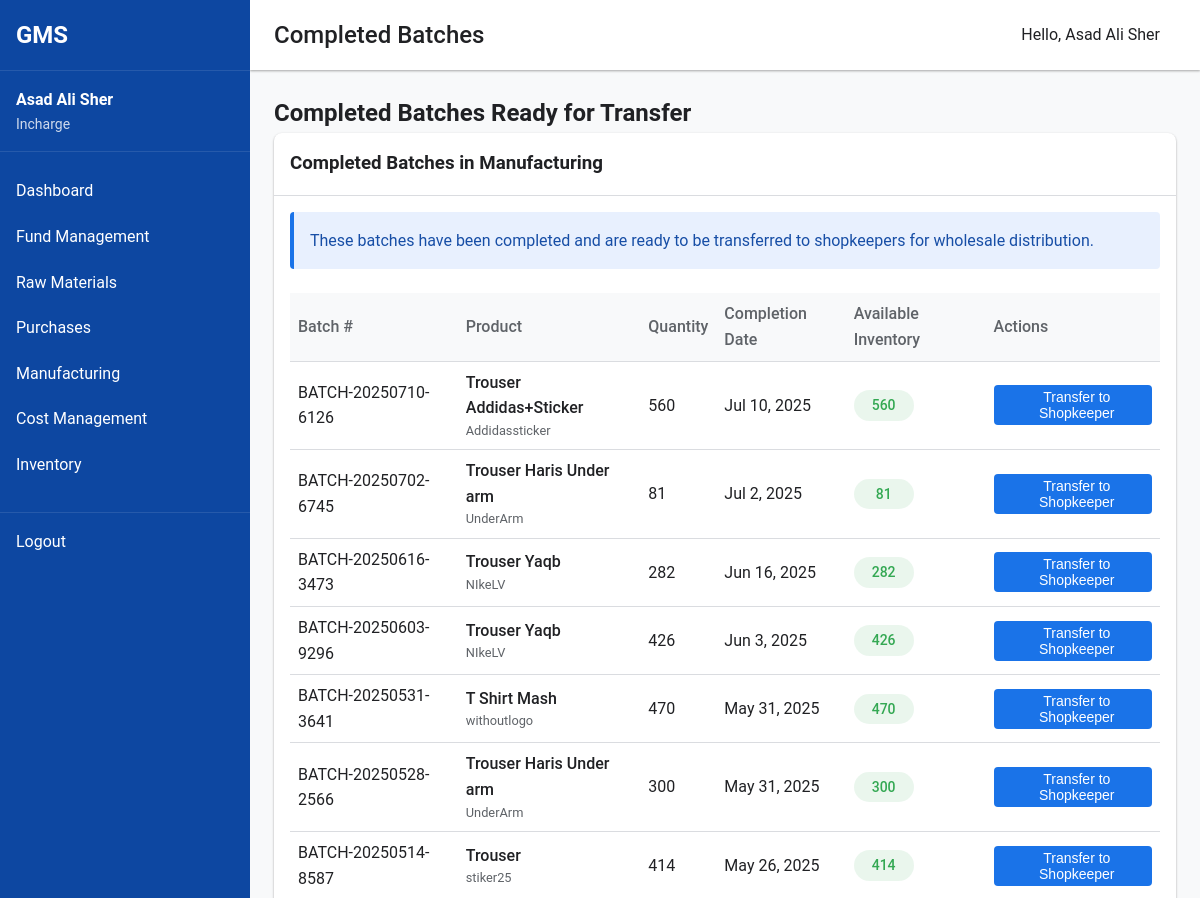
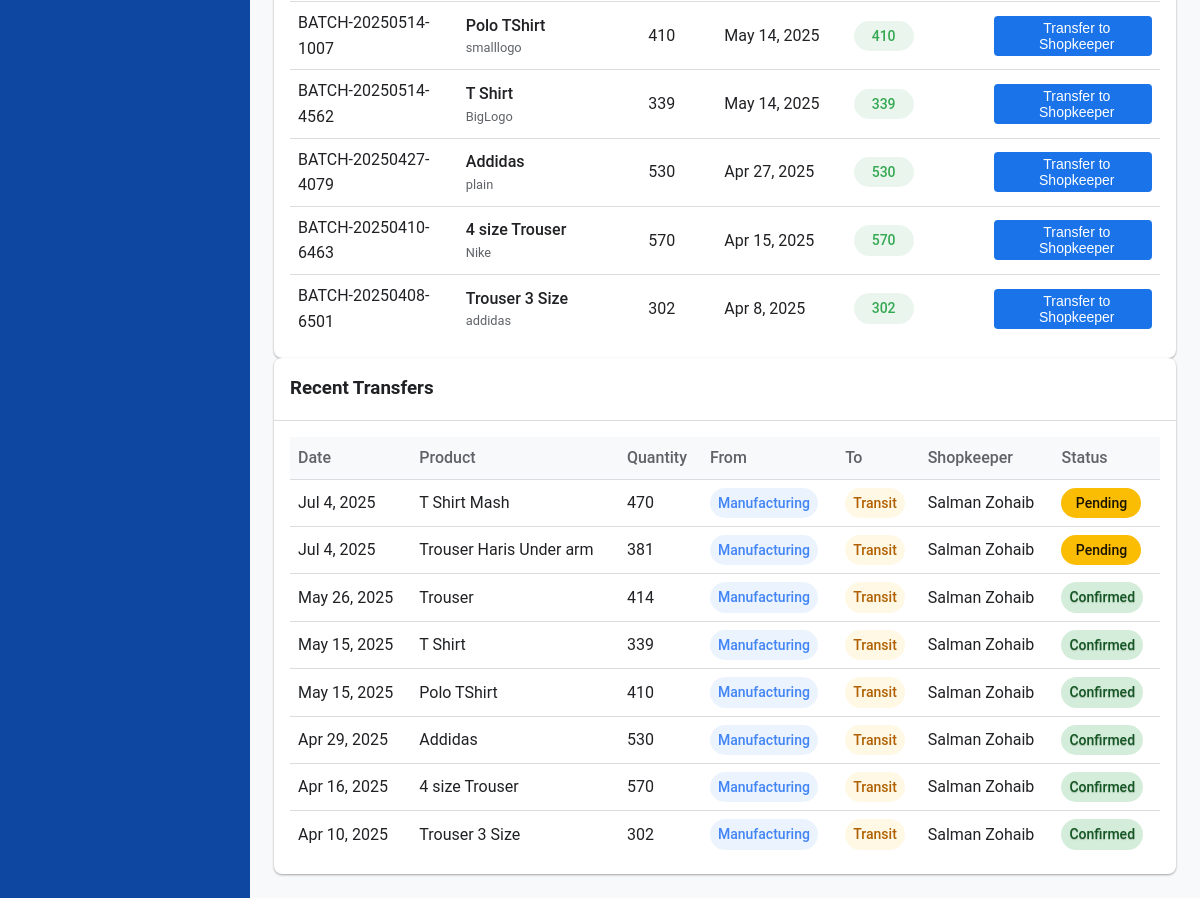
Page /incharge/completed-batches.php (signed in) on the committed database (2 pictures, top to bottom).
### tables this page shows
CREATE TABLE `manufacturing_batches` (
  `id` int(11) NOT NULL,
  `product_id` int(11) NOT NULL,
  `batch_number` varchar(50) NOT NULL,
  `quantity_produced` int(11) DEFAULT 0,
  `status` enum('pending','cutting','stitching','ironing','packaging','completed') DEFAULT 'pending',
  `status_changed_by` int(11) DEFAULT NULL,
  `status_changed_at` timestamp NULL DEFAULT NULL,
  `status_change_notes` text DEFAULT NULL,
  `start_date` date DEFAULT NULL,
  `expected_completion_date` date DEFAULT NULL,
  `notes` text DEFAULT NULL,
  `completion_date` date DEFAULT NULL,
  `created_by` int(11) NOT NULL,
  `created_at` timestamp NULL DEFAULT current_timestamp(),
  `updated_at` timestamp NULL DEFAULT current_timestamp() ON UPDATE current_timestamp()
);

CREATE TABLE `products` (
  `id` int(11) NOT NULL,
  `name` varchar(100) NOT NULL,
  `description` text DEFAULT NULL,
  `sku` varchar(50) DEFAULT NULL,
  `category` varchar(50) DEFAULT NULL,
  `created_by` int(11) NOT NULL,
  `created_at` timestamp NULL DEFAULT current_timestamp(),
  `updated_at` timestamp NULL DEFAULT current_timestamp() ON UPDATE current_timestamp()
);

CREATE TABLE `inventory_transfers` (
  `id` int(11) NOT NULL,
  `product_id` int(11) NOT NULL,
  `quantity` int(11) NOT NULL,
  `from_location` enum('manufacturing','wholesale','transit') NOT NULL,
  `to_location` enum('manufacturing','wholesale','transit') NOT NULL,
  `transfer_date` timestamp NULL DEFAULT current_timestamp(),
  `initiated_by` int(11) NOT NULL,
  `confirmed_by` int(11) DEFAULT NULL,
  `shopkeeper_id` int(11) DEFAULT NULL,
  `confirmation_date` timestamp NULL DEFAULT NULL,
  `status` enum('pending','confirmed','cancelled') DEFAULT 'pending'
);

CREATE TABLE `users` (
  `id` int(11) NOT NULL,
  `username` varchar(50) NOT NULL,
  `password` varchar(255) NOT NULL,
  `full_name` varchar(100) NOT NULL,
  `email` varchar(100) NOT NULL,
  `role` enum('owner','incharge','shopkeeper') NOT NULL,
  `phone` varchar(20) DEFAULT NULL,
  `is_active` tinyint(1) DEFAULT 1,
  `created_at` timestamp NULL DEFAULT current_timestamp(),
  `updated_at` timestamp NULL DEFAULT current_timestamp() ON UPDATE current_timestamp()
);

### incharge/completed-batches.php (the view, shortened to what this page needs)
<?php
include_once '../includes/header.php';
$database = new Database();
$db = $database->getConnection();
$completed_query = "SELECT b.id, b.batch_number, p.name as product_name, p.sku,
                   b.quantity_produced, b.completion_date, i.quantity as inventory_quantity
                   FROM manufacturing_batches b
                   JOIN products p ON b.product_id = p.id
                   LEFT JOIN inventory i ON i.product_id = p.id AND i.location = 'manufacturing' AND i.batch_id = b.id
                   WHERE b.status = 'completed'
                   AND (i.quantity > 0 OR i.quantity IS NULL)
                   ORDER BY b.completion_date DESC";
$completed_stmt = $db->prepare($completed_query);
$completed_stmt->execute();
$shopkeepers_query = "SELECT id, full_name, username FROM users WHERE role = 'shopkeeper' AND is_active = 1";
$shopkeepers_stmt = $db->prepare($shopkeepers_query);
$shopkeepers_stmt->execute();
$shopkeepers = $shopkeepers_stmt->fetchAll(PDO::FETCH_ASSOC);
?>
<div class="page-header">
    <h2>Completed Batches Ready for Transfer</h2>
</div>
<div class="dashboard-card full-width">
    <div class="card-header">
        <h3>Completed Batches in Manufacturing</h3>
    </div>
    <div class="card-content">
        <?php if ($completed_stmt->rowCount() > 0): ?>
            <p class="info-text">
                These batches have been completed and are ready to be transferred to shopkeepers for wholesale distribution.
            </p>
            <table class="data-table">
                <thead>
                    <tr>
                        <th>Batch #</th>
                        <th>Product</th>
                        <th>Quantity</th>
                        <th>Completion Date</th>
                        <th>Available Inventory</th>
                        <th>Actions</th>
                    </tr>
                </thead>
                <tbody>
                    <?php while($batch = $completed_stmt->fetch(PDO::FETCH_ASSOC)):
                        $available_quantity = isset($batch['inventory_quantity']) ? $batch['inventory_quantity'] : $batch['quantity_produced'];
                    ?>
                    <tr>
                        <td><?php echo htmlspecialchars($batch['batch_number']); ?></td>
                        <td>
                            <div class="product-cell">
                                <div class="product-name"><?php echo htmlspecialchars($batch['product_name']); ?></div>
                                <div class="product-sku"><?php echo htmlspecialchars($batch['sku']); ?></div>
                            </div>
                        </td>
                        <td><?php echo number_format($batch['quantity_produced']); ?></td>
                        <td><?php echo date('M j, Y', strtotime($batch['completion_date'])); ?></td>
                        <td>
                            <span class="quantity-badge <?php echo $available_quantity > 0 ? 'in-stock' : 'out-of-stock'; ?>">
                                <?php echo number_format($available_quantity); ?>
                            </span>
                        </td>
                        <td>
                            <?php if ($available_quantity > 0 && count($shopkeepers) > 0): ?>
                                <button type="button" class="button small transfer-btn"
                                        data-batch-id="<?php echo $batch['id']; ?>"
                                        data-product-id="<?php echo isset($batch['product_id']) ? $batch['product_id'] : ''; ?>"
                                        data-product-name="<?php echo htmlspecialchars($batch['product_name']); ?>"
                                        data-batch-number="<?php echo htmlspecialchars($batch['batch_number']); ?>"
                                        data-available="<?php echo $available_quantity; ?>">
                                    <i class="fas fa-exchange-alt"></i> Transfer to Shopkeeper
                                </button>
                            <?php elseif ($available_quantity <= 0): ?>
                                <span class="status-badge status-transferred">No Inventory</span>
                            <?php else: ?>
                                <span class="status-badge status-pending">No Shopkeepers Available</span>
                            <?php endif; ?>
                        </td>
                    </tr>
                    <?php endwhile; ?>
                </tbody>
            </table>
        <?php endif; ?>
    </div>
</div>
<div class="dashboard-card full-width">
    <div class="card-header">
        <h3>Recent Transfers</h3>
    </div>
    <div class="card-content">
        <?php
        $transfers_query = "SELECT t.id, p.name as product_name, t.quantity, t.from_location,
                           t.to_location, t.transfer_date, t.status, u.full_name as shopkeeper_name
                           FROM inventory_transfers t
                           JOIN products p ON t.product_id = p.id
                           LEFT JOIN users u ON t.shopkeeper_id = u.id
                           ORDER BY t.transfer_date DESC
                           LIMIT 10";
        $transfers_stmt = $db->prepare($transfers_query);
        $transfers_stmt->execute();
        ?>
        <?php if ($transfers_stmt->rowCount() > 0): ?>
            <table class="data-table">
                <thead>
                    <tr>
                        <th>Date</th>
                        <th>Product</th>
                        <th>Quantity</th>
                        <th>From</th>
                        <th>To</th>
                        <th>Shopkeeper</th>
                        <th>Status</th>
                    </tr>
                </thead>
                <tbody>
                    <?php while($transfer = $transfers_stmt->fetch(PDO::FETCH_ASSOC)): ?>
                    <tr>
                        <td><?php echo date('M j, Y', strtotime($transfer['transfer_date'])); ?></td>
                        <td><?php echo htmlspecialchars($transfer['product_name']); ?></td>
                        <td><?php echo number_format($transfer['quantity']); ?></td>
                        <td>
                            <span class="location-badge location-<?php echo $transfer['from_location']; ?>">
                                <?php echo ucfirst($transfer['from_location']); ?>
                            </span>
                        </td>
                        <td>
                            <span class="location-badge location-<?php echo $transfer['to_location']; ?>">
                                <?php echo ucfirst($transfer['to_location']); ?>
                            </span>
                        </td>
                        <td><?php echo htmlspecialchars($transfer['shopkeeper_name'] ?? 'N/A'); ?></td>
                        <td>
                            <span class="status-badge status-<?php echo $transfer['status']; ?>">
                                <?php echo ucfirst($transfer['status']); ?>
                            </span>
                        </td>
                    </tr>
                    <?php endwhile; ?>
                </tbody>
            </table>
        <?php else: ?>
            <div class="empty-state">
                <p>No recent transfers found.</p>
            </div>
        <?php endif; ?>
    </div>
</div>
<?php include_once '../includes/footer.php'; ?>

### assets/css/style.css (style rules this page uses)
:root { --primary: #1a73e8; --primary-dark: #0d47a1; --secondary: #5f6368; --accent: #fbbc04; --success: #34a853; --warning: #fbbc04; --error: #ea4335; --background: #ffffff; --surface: #f8f9fa; --border: #dadce0; --text-primary: #202124; --text-secondary: #5f6368; --font-family: 'Roboto', 'Segoe UI', Arial, sans-serif; --font-size-sm: 0.875rem; --font-size-md: 1rem; --font-size-lg: 1.25rem; --font-size-xl: 1.5rem; --spacing-xs: 0.25rem; --spacing-sm: 0.5rem; --spacing-md: 1rem; --spacing-lg: 1.5rem; --spacing-xl: 2rem; --border-radius-sm: 0.25rem; --border-radius-md: 0.5rem; --border-radius-lg: 1rem; --shadow-sm: 0 1px 3px rgba(0,0,0,0.12), 0 1px 2px rgba(0,0,0,0.24); --shadow-md: 0 3px 6px rgba(0,0,0,0.16), 0 3px 6px rgba(0,0,0,0.23); --shadow-lg: 0 10px 20px rgba(0,0,0,0.19), 0 6px 6px rgba(0,0,0,0.23); }
* { margin: 0; padding: 0; box-sizing: border-box; }
body { font-family: var(--font-family); font-size: var(--font-size-md); color: var(--text-primary); background-color: var(--surface); line-height: 1.6; }
button, .button { display: inline-block; background-color: var(--primary); color: white; border: none; padding: var(--spacing-sm) var(--spacing-lg); border-radius: var(--border-radius-sm); cursor: pointer; font-size: var(--font-size-md); font-weight: 500; transition: background-color 0.3s ease; }

### assets/css/dashboard.css (style rules this page uses)
.dashboard-card { background-color: white; border-radius: var(--border-radius-md); box-shadow: var(--shadow-sm); overflow: hidden; }
.dashboard-card.full-width { grid-column: 1 / -1; }
.card-header { display: flex; justify-content: space-between; align-items: center; padding: var(--spacing-md); border-bottom: 1px solid var(--border); }
.card-content { padding: var(--spacing-md); }
.data-table { width: 100%; border-collapse: collapse; }
.data-table th, .data-table td { padding: var(--spacing-sm); text-align: left; border-bottom: 1px solid var(--border); }
.data-table th { font-weight: 500; color: var(--text-secondary); background-color: var(--surface); }
.data-table tr:last-child td { border-bottom: none; }
.status-badge { display: inline-block; padding: 2px 8px; border-radius: 12px; font-size: var(--font-size-sm); font-weight: 500; }
.status-pending { background-color: rgba(251, 188, 4, 0.1); color: #b06000; }
.status-badge { display: inline-block; padding: 0.25rem 0.5rem; border-radius: 1rem; font-size: var(--font-size-sm, 0.875rem); font-weight: 500; color: white; text-shadow: 0 1px 1px rgba(0, 0, 0, 0.2); }
.status-badge.status-pending { background-color: #fbbc04; color: rgba(0, 0, 0, 0.9); text-shadow: none; }

### incharge/completed-batches.php (style rules this page uses)
.quantity-badge { display: inline-block; padding: 0.25rem 0.5rem; border-radius: 1rem; font-size: 0.875rem; font-weight: 500; text-align: center; min-width: 60px; }
.quantity-badge.in-stock { background-color: rgba(52, 168, 83, 0.1); color: #34a853; }
.product-cell { display: flex; flex-direction: column; }
.product-name { font-weight: 500; }
.product-sku { font-size: 0.8rem; color: var(--text-secondary); }
.location-badge { display: inline-block; padding: 0.25rem 0.5rem; border-radius: 1rem; font-size: 0.875rem; font-weight: 500; }
.location-manufacturing { background-color: rgba(66, 133, 244, 0.1); color: #4285f4; }
.location-transit { background-color: rgba(251, 188, 4, 0.1); color: #b06000; }
.status-badge { display: inline-block; padding: 0.25rem 0.5rem; border-radius: 1rem; font-size: 0.875rem; font-weight: 500; text-align: center; min-width: 80px; }
.status-pending { background-color: #fff3cd; color: #856404; }
.status-confirmed { background-color: #d4edda; color: #155724; }
.info-text { background-color: #e8f0fe; border-left: 4px solid #1a73e8; padding: 1rem; margin-bottom: 1.5rem; border-radius: 4px; color: #174ea6; }
.button { padding: 0.5rem 1rem; border-radius: 4px; font-weight: 500; cursor: pointer; border: none; display: inline-flex; align-items: center; gap: 0.5rem; transition: all 0.2s; }
.button.small { padding: 0.25rem 0.5rem; font-size: 0.875rem; }

### rows in the picture
manufacturing_batches: batch_number "BATCH-20250710-6126", product.name "Trouser Addidas+Sticker", product.sku "Addidassticker", quantity_produced "560", completion_date "Jul 10, 2025"
manufacturing_batches: batch_number "BATCH-20250702-6745", product.name "Trouser Haris Under arm", product.sku "UnderArm", quantity_produced "81", completion_date "Jul 2, 2025"
manufacturing_batches: batch_number "BATCH-20250616-3473", product.name "Trouser Yaqb", product.sku "NIkeLV", quantity_produced "282", completion_date "Jun 16, 2025"
manufacturing_batches: batch_number "BATCH-20250603-9296", product.name "Trouser Yaqb", product.sku "NIkeLV", quantity_produced "426", completion_date "Jun 3, 2025"
manufacturing_batches: batch_number "BATCH-20250531-3641", product.name "T Shirt Mash", product.sku "withoutlogo", quantity_produced "470", completion_date "May 31, 2025"
manufacturing_batches: batch_number "BATCH-20250528-2566", product.name "Trouser Haris Under arm", product.sku "UnderArm", quantity_produced "300", completion_date "May 31, 2025"
manufacturing_batches: batch_number "BATCH-20250514-8587", product.name "Trouser", product.sku "stiker25", quantity_produced "414", completion_date "May 26, 2025"
manufacturing_batches: batch_number "BATCH-20250514-1007", product.name "Polo TShirt", product.sku "smalllogo", quantity_produced "410", completion_date "May 14, 2025"
manufacturing_batches: batch_number "BATCH-20250514-4562", product.name "T Shirt", product.sku "BigLogo", quantity_produced "339", completion_date "May 14, 2025"
manufacturing_batches: batch_number "BATCH-20250427-4079", product.name "Addidas", product.sku "plain", quantity_produced "530", completion_date "Apr 27, 2025"
manufacturing_batches: batch_number "BATCH-20250410-6463", product.name "4 size Trouser", product.sku "Nike", quantity_produced "570", completion_date "Apr 15, 2025"
manufacturing_batches: batch_number "BATCH-20250408-6501", product.name "Trouser 3 Size", product.sku "addidas", quantity_produced "302", completion_date "Apr 8, 2025"
inventory_transfers: transfer_date "Jul 4, 2025", product.name "T Shirt Mash", quantity "470", from_location "Manufacturing", to_location "Transit", shopkeeper.full_name "Salman Zohaib", status "Pending"
inventory_transfers: transfer_date "Jul 4, 2025", product.name "Trouser Haris Under arm", quantity "381", from_location "Manufacturing", to_location "Transit", shopkeeper.full_name "Salman Zohaib", status "Pending"
inventory_transfers: transfer_date "May 26, 2025", product.name "Trouser", quantity "414", from_location "Manufacturing", to_location "Transit", confirmed_by.full_name "Salman Zohaib", status "Confirmed"
inventory_transfers: transfer_date "May 15, 2025", product.name "T Shirt", quantity "339", from_location "Manufacturing", to_location "Transit", confirmed_by.full_name "Salman Zohaib", status "Confirmed"
inventory_transfers: transfer_date "May 15, 2025", product.name "Polo TShirt", quantity "410", from_location "Manufacturing", to_location "Transit", confirmed_by.full_name "Salman Zohaib", status "Confirmed"
inventory_transfers: transfer_date "Apr 29, 2025", product.name "Addidas", quantity "530", from_location "Manufacturing", to_location "Transit", confirmed_by.full_name "Salman Zohaib", status "Confirmed"
inventory_transfers: transfer_date "Apr 16, 2025", product.name "4 size Trouser", quantity "570", from_location "Manufacturing", to_location "Transit", confirmed_by.full_name "Salman Zohaib", status "Confirmed"
inventory_transfers: transfer_date "Apr 10, 2025", product.name "Trouser 3 Size", quantity "302", from_location "Manufacturing", to_location "Transit", confirmed_by.full_name "Salman Zohaib", status "Confirmed"

### other values in the picture
$_SESSION['full_name'] "Asad Ali Sher"
$_SESSION['role'] "Incharge"
$page_title "Completed Batches"
